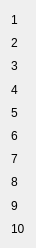
  <widget class="QWidget" name="verticalLayoutWidget_2">
   <property name="geometry">
    <rect>
     <x>20</x>
     <y>170</y>
     <width>21</width>
     <height>248</height>
    </rect>
   </property>
   <layout class="QVBoxLayout" name="verticalLayout_9">
    <item>
     <widget class="QLabel" name="label_17">
      <property name="text">
       <string>1</string>
      </property>
     </widget>
    </item>
    <item>
     <widget class="QLabel" name="label_18">
      <property name="text">
       <string>2</string>
      </property>
     </widget>
    </item>
    <item>
     <widget class="QLabel" name="label_19">
      <property name="text">
       <string>3</string>
      </property>
     </widget>
    </item>
    <item>
     <widget class="QLabel" name="label_20">
      <property name="text">
       <string>4</string>
      </property>
     </widget>
    </item>
    <item>
     <widget class="QLabel" name="label_21">
      <property name="text">
       <string>5</string>
      </property>
     </widget>
    </item>
    <item>
     <widget class="QLabel" name="label_22">
      <property name="text">
       <string>6</string>
      </property>
     </widget>
    </item>
    <item>
     <widget class="QLabel" name="label_23">
      <property name="text">
       <string>7</string>
      </property>
     </widget>
    </item>
    <item>
     <widget class="QLabel" name="label_24">
      <property name="text">
       <string>8</string>
      </property>
     </widget>
    </item>
    <item>
     <widget class="QLabel" name="label_25">
      <property name="text">
       <string>9</string>
      </property>
     </widget>
    </item>
    <item>
     <widget class="QLabel" name="label_26">
      <property name="text">
       <string>10</string>
      </property>
     </widget>
    </item>
   </layout>
  </widget>
